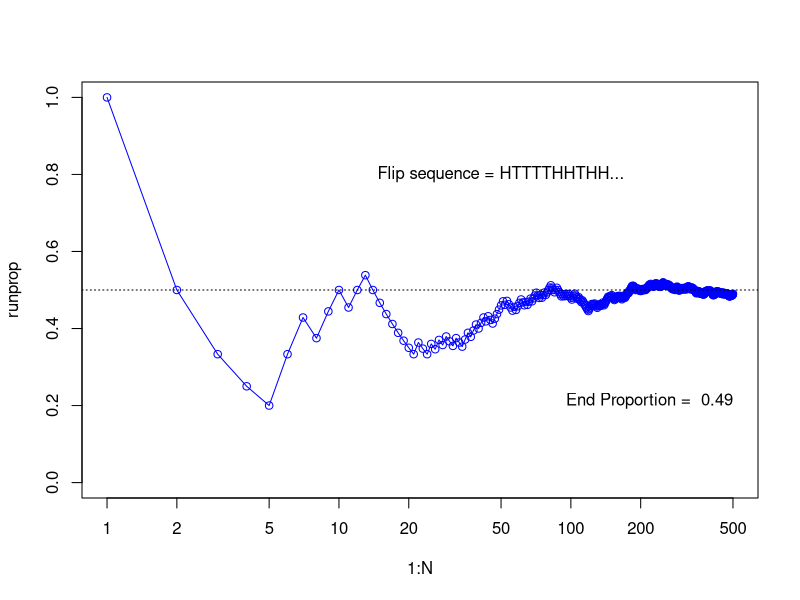
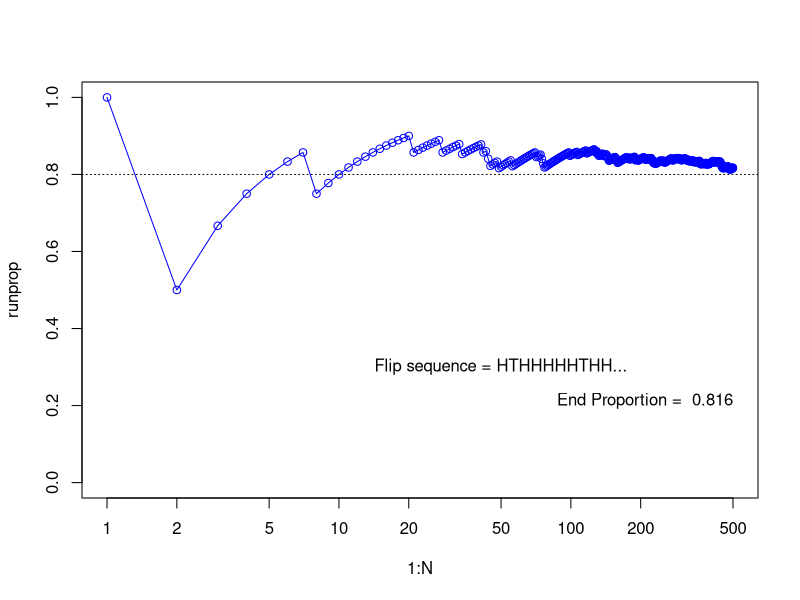
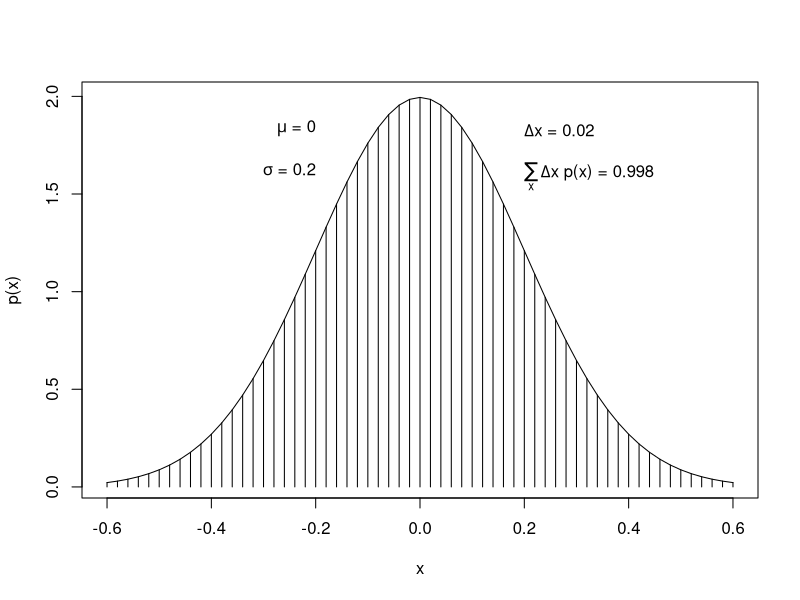
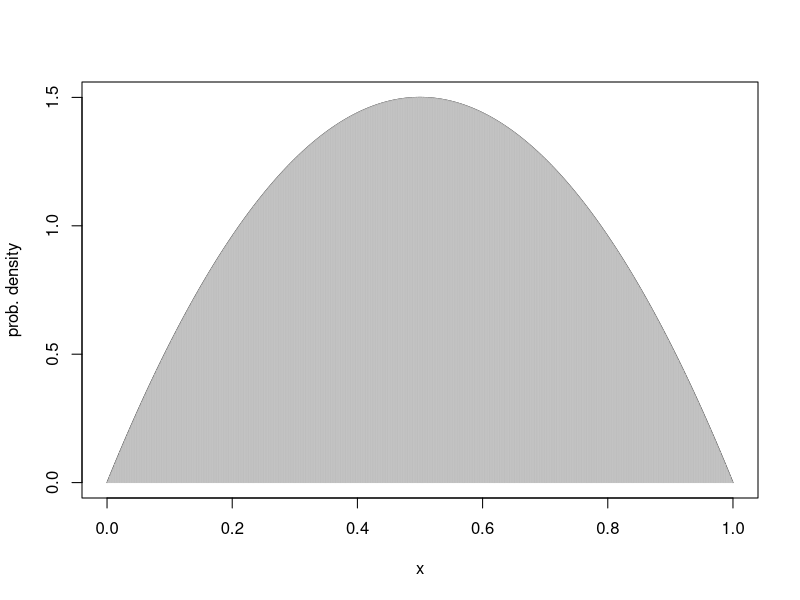
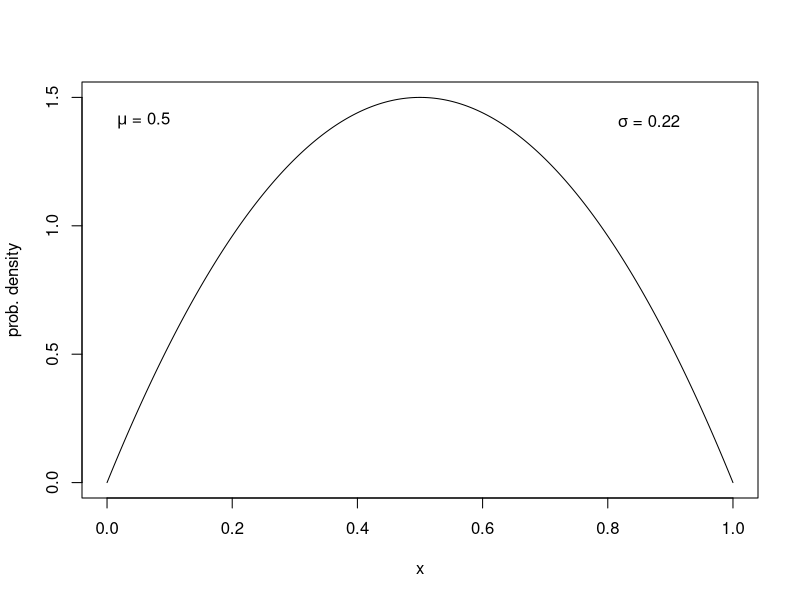
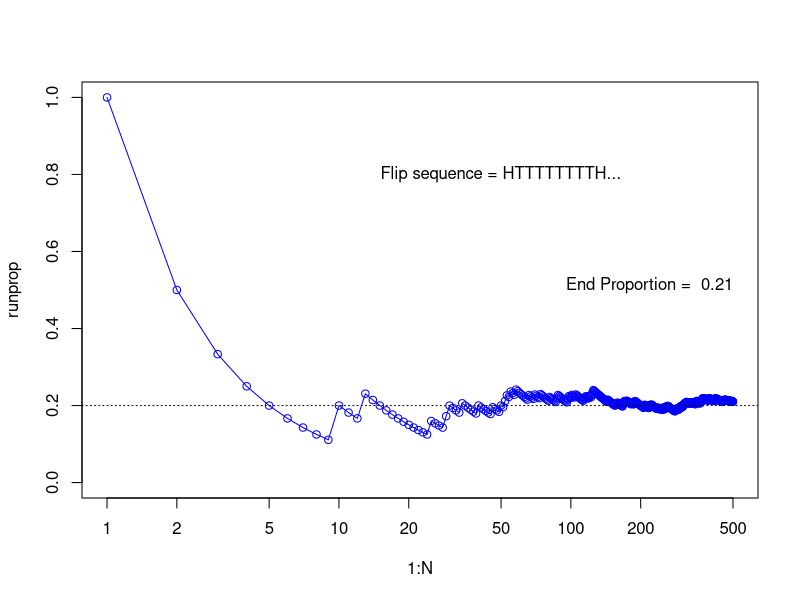
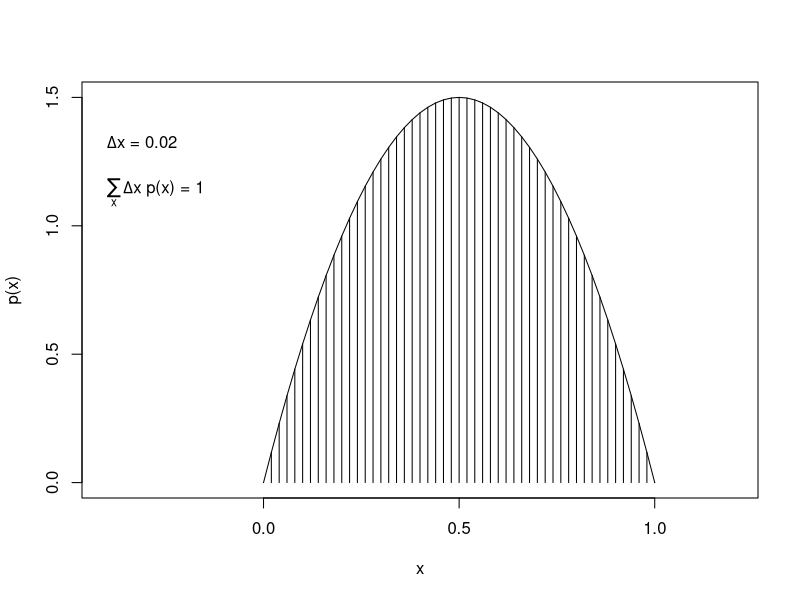
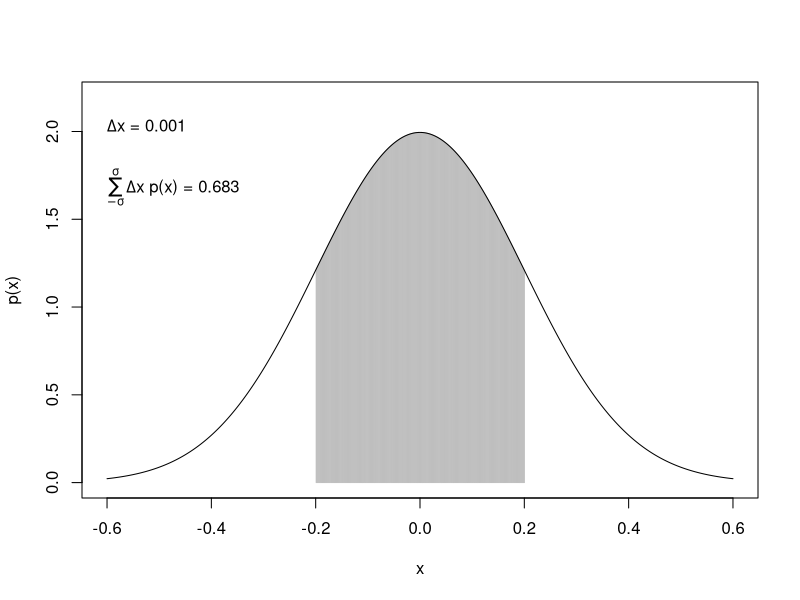

Write the R code that produced these figures, in order.
## ---- chunk 1
N <- 500
flipseq <- sample(x=c(0,1), size=N, replace=T)
r <- cumsum(flipseq)
runprop <- r/(1:N)
plot(1:N, runprop, type="o", log="x", ylim=c(0,1), col="blue")
abline(h=0.5, lty="dotted")
flipletters <- paste( c("T", "H")[flipseq[1:10] +1], collapse="")
displaystring <- paste("Flip sequence = ", flipletters, "...", sep="")
text(50, 0.8, labels=displaystring)
text(N, 0.2, # coordinates
     paste("End Proportion = ", runprop[N]), # text
     adj=c(1,0) # right aligned
     )
dev.copy2pdf(file="/Users/Claudius/Dropbox/Kruschke_Dog_Book/RunningPropportion.pdf")
## ---- chunk 2
show( HairEyeColor ) # built-in data set
dim( HairEyeColor ) # a 3-dimensional array
dimnames( HairEyeColor )
class( HairEyeColor ) # an array of integer values
## ---- chunk 3
# marginalise over the dimension "Sex"
EyeHairFreq = apply( X=HairEyeColor, MARGIN=c("Eye", "Hair"), FUN=sum ) 
EyeHairFreq
class(EyeHairFreq) # 2-dimensional array, aka matrix
sum(EyeHairFreq)
EyeHairProp = EyeHairFreq / sum(EyeHairFreq)
round(EyeHairProp, 2) # joint probabilities, as in table 4.1
## ---- chunk 4
# get marginal probabilities of Hair color
HairFreq = apply(X=HairEyeColor, MARGIN=c("Hair"), FUN=sum) # the MARGIN argument specifies what dimension to keep
HairProp = HairFreq / sum(HairFreq)
round(HairProp, 2)
# get marginal probabilities of Eye color
EyeFreq = apply(X=HairEyeColor, MARGIN=c("Eye"), FUN=sum)
EyeProp = EyeFreq / sum(EyeFreq)
round(EyeProp, 2)
## ---- chunk 5
round(EyeHairProp, 2)
# joint probs of Blue Eye color and all Hair colors
round(EyeHairProp["Blue",], 2)
# marginal prob. of blue eye color
EyeProp["Blue"]
# conditional prob. of hair colors given eye color is blue
round( EyeHairProp["Blue",] / EyeProp["Blue"], 2)
## ---- chunk 6
# joint frequencies of eye colors with brown hair
round(EyeHairProp[, "Brown"], 2)
# marginal probability of brown hair
round(HairProp["Brown"], 2)
# conditional probs of eye colors given brown hair
round(EyeHairProp[, "Brown"] / HairProp["Brown"], 2)
## ---- chunk 7
N <- 500
pHead = 0.8
flipseq <- sample(x=c(0,1), prob=c(1-pHead, pHead), size=N, replace=T) # Head counts as 1, Tail counts as 0
r <- cumsum(flipseq)
runprop <- r/(1:N)
plot(1:N, runprop, type="o", log="x", ylim=c(0,1), col="blue")
abline(h=0.8, lty="dotted")
flipletters <- paste( c("T", "H")[flipseq[1:10] +1], collapse="")
displaystring <- paste("Flip sequence = ", flipletters, "...", sep="")
text(50, 0.3, labels=displaystring)
text(N, 0.2, # coordinates
     paste("End Proportion = ", runprop[N]), # text
     adj=c(1,0) # right aligned
     )
## ---- chunk 8
mean <- 0
sd <- 0.2
xlow <- mean - 3*sd
xhigh <- mean + 3*sd
dx <- 0.02
x <- seq(xlow, xhigh, by=dx)
y <- 1/(sd*sqrt(2*pi))*exp(-1/2*(x-mean)^2/sd^2)
plot(x, y, type="h", lwd=1, ylab="p(x)")
lines(x, y)
# approximate integral
( area <- sum(y*dx) )
# add text to plot
# using function bquote
text(-sd, .9*max(y), adj=c(1,0), 
     labels=bquote( paste(mu, " = ", .(mean)) )
     )
text(-sd, .8*max(y), adj=c(1,0),
     labels=bquote( paste(sigma, " = ", .(sd)) )
     )
text(sd, .9*max(y), adj=c(0,0),
     labels=bquote( paste(Delta, "x = ", .(dx)) )
     )
text(sd, .8*max(y), adj=c(0,0.5),
     labels=bquote( paste(sum(,x,), Delta, "x p(x) = ", .(round(area, 3))) )
     )
#dev.copy2pdf(file="/Users/Claudius/Dropbox/Kruschke_Dog_Book/IntegralOfDensity.pdf")
## ---- chunk 9
xlow = 0
xhigh = 1
dx = 1/1000
x = seq(from=0, to=1, by=dx)
y = 6*x*(1-x)
plot(x, y, type="l", xlab="x", ylab="prob. density")
lines(x, y, type="h", col="grey")
## ---- chunk 10
approx_integral = sum( dx * y )
round(approx_integral, 2)
## ---- chunk 11
# prob. density 'y' needs to be converted to a probability by multiplying it 
# with the interval width
mu = sum( y*dx * x ) # see equation 4.5
mu
## ---- chunk 12
var_x = sum( y*dx * (x-mu)^2 )
var_x
## ---- chunk 13
plot(x, y, type="l", xlab="x", ylab="prob. density")

label = bquote( paste( mu, " = ", .(round(mu, 1)) ) )
text(0, 1.4, label, pos=4)
label = bquote( paste( sigma, " = ", .(round(sqrt(var_x), 2)) ) )
text(0.8, 1.4, label, pos=4)
## ---- chunk 14
N <- 500
flipseq <- sample(x=c(0,1), prob=c(0.8, 0.2), size=N, replace=T)
r <- cumsum(flipseq)
runprop <- r/(1:N)
plot(1:N, runprop, type="o", log="x", ylim=c(0,1), col="blue")
abline(a=0.2, b=0, lty=3)
flipletters <- paste( c("T", "H")[flipseq[1:10] +1], collapse="")
displaystring <- paste("Flip sequence = ", flipletters, "...", sep="")
text(50, 0.8, labels=displaystring)
text(N, 0.5, # coordinates
     paste("End Proportion = ", runprop[N]), # text
     adj=c(1,0) # right aligned
     )
## ---- chunk 15
dx <- 0.02
x <- seq(from=0, to=1, by=dx)
y <- 6*x*(1-x)
plot(x, y, type="h", ylab="p(x)", xlim=c(-.4, 1.2))
lines(x,y)
( area <- sum(dx * y) )
# add text to plot
text(-.4, .9*max(y), adj=c(0,1),
     labels=bquote(paste(Delta, "x = ", .(dx)))
     )
text(-.4, .8*max(y), adj=c(0,1),
     labels=bquote( paste(sum(,x,), Delta, "x p(x) = ", .(round(area,3))) )
       )
## ---- chunk 16
mean <- 0
sd <- 0.2
xlow <- mean - 3*sd
xhigh <- mean + 3*sd
dx <- 1/1000
x <- seq(from=xlow, to=xhigh, by=dx)
y <- 1/(sd*sqrt(2*pi))*exp(-1/2*(x-mean)^2/sd^2)
index <- (x >= -sd) & (x <= sd)
plot(x[index], y[index], 
     type="h", col="grey",
     ylab="p(x)",
     xlab="x",
     xlim=c(mean-3*sd, mean+3*sd),
     ylim=c(0, 1.1*max(y))
     )
lines(x,y)
# approx. area by grid
( area <- sum(y[index] * dx) )
# exact area
( pnorm(sd, mean=0, sd=sd) - pnorm(-sd, mean=0, sd=sd) )
# add text to plot
text(-.6, 2, adj=c(0,0),
     labels=bquote(paste(Delta, "x = ", .(dx)))
     )
text(-.6, 1.8, adj=c(0,1),
     labels=bquote(
             paste(
                     sum(, x=-sigma, x=sigma), 
                     Delta, "x p(x) = ", 
                     .(round(area,3))
                     )
             )
)
## ---- chunk 17
mean <- 162
sd <- 177 - 162
curve(dnorm(x, mean, sd), from=162-3*sd, to=162+3*sd, ylab="p(x)")
abline(v=c(147, 177), lty=3)
## ---- chunk 18
# get the conditional probs into a matrix
cond.prob <- matrix(c(0.3,.6,.3,.6,.3,.1,.1,.1,.6), 
              nrow=3, ncol=3, 
               dimnames=list(c("1st graders", "2nd graders", "3rd graders"), c("Ice Cream", "Fruit", "French Fries")))
cond.prob
# get grade probs
grade.prob <- c(.2, .2, .6)
# multiply conditional prob by grade prob
# to get the conjoint prob of grade and food
( conjoint.prob <- cond.prob * grade.prob )
## ---- chunk 19
# marginal probabilities of the food
( marg.food <- colSums(conjoint.prob) )
# marginal probabilities of the grade
# must be the same as grade.prob
( marg.grade <- rowSums(conjoint.prob) )
conjoint.prob
# get cross product of marginal probabilities
( indep.joint.prob <- outer(marg.grade, marg.food) )
#class(marg.grade)
#class(t(as.vector(marg.food)))
#( indep.joint.prob <- as.vector(marg.grade) %*% t(as.vector(marg.food)) )
# get the difference between the joint probs. assuming independence of
# grade and food preference and the observed joint probs
( indep.joint.prob - conjoint.prob )
